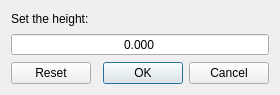
<?xml version="1.0" encoding="UTF-8"?>
<ui version="4.0">
 <class>DlgEditHeightmapPoint</class>
 <widget class="QDialog" name="DlgEditHeightmapPoint">
  <property name="geometry">
   <rect>
    <x>0</x>
    <y>0</y>
    <width>280</width>
    <height>95</height>
   </rect>
  </property>
  <property name="minimumSize">
   <size>
    <width>280</width>
    <height>95</height>
   </size>
  </property>
  <property name="windowTitle">
   <string>Setting height at 0, 0</string>
  </property>
  <layout class="QVBoxLayout" name="verticalLayout">
   <item>
    <widget class="QLabel" name="label">
     <property name="text">
      <string>&lt;html&gt;&lt;head/&gt;&lt;body&gt;&lt;p&gt;Set the height:&lt;/p&gt;&lt;/body&gt;&lt;/html&gt;</string>
     </property>
    </widget>
   </item>
   <item>
    <widget class="QDoubleSpinBox" name="spinHeight">
     <property name="alignment">
      <set>Qt::AlignmentFlag::AlignCenter</set>
     </property>
     <property name="buttonSymbols">
      <enum>QAbstractSpinBox::ButtonSymbols::NoButtons</enum>
     </property>
     <property name="suffix">
      <string/>
     </property>
     <property name="decimals">
      <number>3</number>
     </property>
     <property name="minimum">
      <double>-25.000000000000000</double>
     </property>
     <property name="maximum">
      <double>25.000000000000000</double>
     </property>
     <property name="singleStep">
      <double>0.100000000000000</double>
     </property>
    </widget>
   </item>
   <item>
    <widget class="QDialogButtonBox" name="buttons">
     <property name="orientation">
      <enum>Qt::Orientation::Horizontal</enum>
     </property>
     <property name="standardButtons">
      <set>QDialogButtonBox::StandardButton::Cancel|QDialogButtonBox::StandardButton::Ok|QDialogButtonBox::StandardButton::Reset</set>
     </property>
     <property name="centerButtons">
      <bool>false</bool>
     </property>
    </widget>
   </item>
  </layout>
 </widget>
 <resources/>
 <connections>
  <connection>
   <sender>buttons</sender>
   <signal>accepted()</signal>
   <receiver>DlgEditHeightmapPoint</receiver>
   <slot>accept()</slot>
   <hints>
    <hint type="sourcelabel">
     <x>257</x>
     <y>85</y>
    </hint>
    <hint type="destinationlabel">
     <x>157</x>
     <y>274</y>
    </hint>
   </hints>
  </connection>
  <connection>
   <sender>buttons</sender>
   <signal>rejected()</signal>
   <receiver>DlgEditHeightmapPoint</receiver>
   <slot>reject()</slot>
   <hints>
    <hint type="sourcelabel">
     <x>269</x>
     <y>85</y>
    </hint>
    <hint type="destinationlabel">
     <x>286</x>
     <y>274</y>
    </hint>
   </hints>
  </connection>
  <connection>
   <sender>buttons</sender>
   <signal>clicked(QAbstractButton*)</signal>
   <receiver>DlgEditHeightmapPoint</receiver>
   <slot>dialogButtonClick(QAbstractButton*)</slot>
   <hints>
    <hint type="sourcelabel">
     <x>43</x>
     <y>73</y>
    </hint>
    <hint type="destinationlabel">
     <x>75</x>
     <y>59</y>
    </hint>
   </hints>
  </connection>
 </connections>
 <slots>
  <slot>dialogButtonClick(QAbstractButton*)</slot>
 </slots>
</ui>
